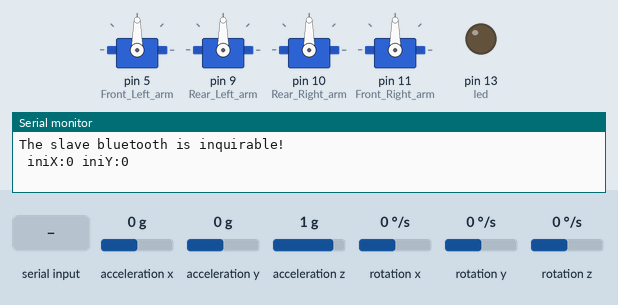
Recording of a sketch running on a simulated Arduino Uno, built with avr-gcc and run on an emulated ATmega328P. Shown: 4 × servo, output pins drawn as LEDs (lit = HIGH), the last lines printed to the serial monitor. The test bench sets the inputs (shaded band); at power-on: acceleration x 0 g, acceleration y 0 g, acceleration z 1 g, rotation x 0 °/s, rotation y 0 °/s, rotation z 0 °/s.

Above: at 5.2 s.
5.3 s: "5" received over the second serial link
At 6.2 s:
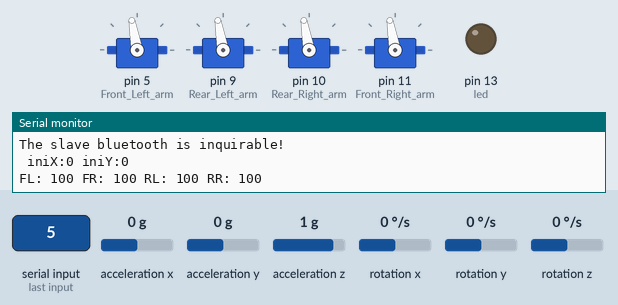
6.8 s: "t" received over the second serial link
At 7.2 s:
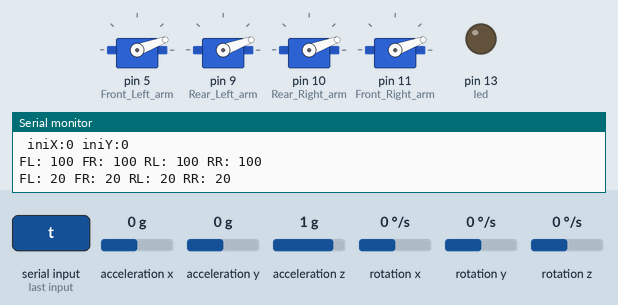
8.3 s: "k" received over the second serial link
At 9.5 s:
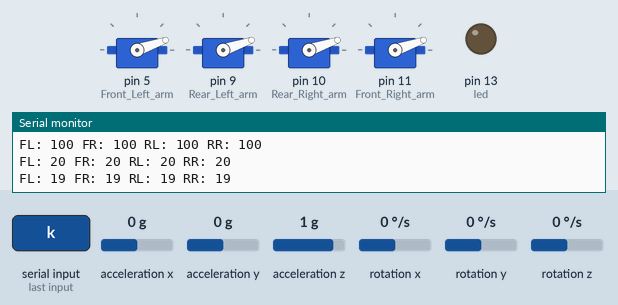
9.8 s: "j" received over the second serial link
At 10.7 s:
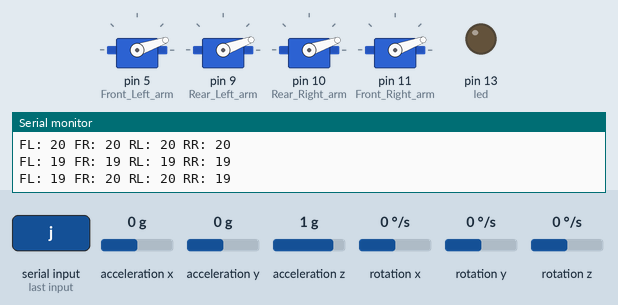
11.3 s: "q" received over the second serial link
At 11.8 s:
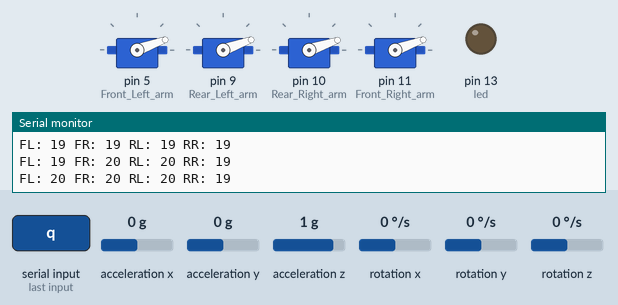
Timing chart, 0 to 13.8 s (numbered marks = the images above; inputs shaded):
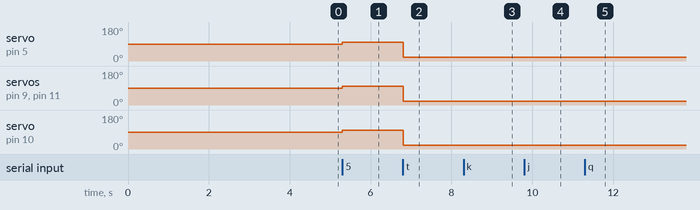

Measured:
- after the input at 5.3 s, servo on pin 5 (Front_Left_arm), servo on pin 9 (Rear_Left_arm), servo on pin 10 (Rear_Right_arm), servo on pin 11 (Front_Right_arm): 90° → 100° at once
- after the input at 6.8 s, servo on pin 5 (Front_Left_arm), servo on pin 9 (Rear_Left_arm), servo on pin 10 (Rear_Right_arm), servo on pin 11 (Front_Right_arm): 100° → 20° at once
- after the input at 8.3 s, servo on pin 5 (Front_Left_arm), servo on pin 9 (Rear_Left_arm), servo on pin 10 (Rear_Right_arm), servo on pin 11 (Front_Right_arm): 20° → 19° at once
- after the input at 9.8 s, servo on pin 9 (Rear_Left_arm), servo on pin 11 (Front_Right_arm): 19° → 20° at once
- after the input at 11.3 s, servo on pin 5 (Front_Left_arm): 19° → 20° at once

The sketch:

CorrectionForCenterOfGravity_Test.ino
```cpp
/* Manual Center of Gravity Control using bluetooth without gyro and ultrasound */
/* Control via PC(Teraterm) and Phone(Blueterm or ArduinoRC) */

/* ************ MANUAL ************ */
/*
		Initial Controls:
		T - Low Brake (Initialize) or Arming the rotors
		V - TakeOff Boost (Speed +10 when operating at <=25 speed)

		Primary Controls:
		I - Ascend
 		K - Descend
 		J - Turn Left
 		L - Turn Right

		Additional Controls:
 		5 - High Brake  (Warning : Usage at wrong timing results in heavy boost)
		O - Decrease Acceleration limit by 1
 		P - Increase Acceleration limit by 1
		Space - Toggle Emergency Light

		Controls in action during Manual Stability State:
		Q - Front Left Rotor
		W - Front Right Rotor
		A - Rear Left Rotor
		S - Rear Right Rotor
		D - No Action

 */
/* ************ MANUAL *************/

#include <SoftwareSerial.h>   //Software Serial Port
#include <Servo.h>
#include "Wire.h"
#include "I2Cdev.h"
#include "MPU6050.h"

MPU6050 accelgyro;

int16_t ax, ay, az;
int16_t gx, gy, gz;
int16_t iniX,iniY;
int FL,FR,RL,RR;
int led = 13;
boolean ledOnState=false;
boolean gyroOnState=true;
boolean ultrasoundOnState=true;
boolean manualStabilityOnState=false;

Servo Front_Left_arm;        //5
Servo Rear_Left_arm;         //9
Servo Rear_Right_arm;        //10
Servo Front_Right_arm;       //11

#define RxD 6
#define TxD 7

#define ECHOPIN 3
#define TRIGPIN 2

#define HIGH_CUT_OFF 100
#define LOW_CUT_OFF 20

#define DEBUG_ENABLED  1

SoftwareSerial blueToothSerial(RxD,TxD);

void setup()
{
  pinMode(led, OUTPUT);
  Front_Left_arm.attach(5);
  Rear_Left_arm.attach(9);
  Rear_Right_arm.attach(10);
  Front_Right_arm.attach(11);

  Wire.begin();
  Serial.begin(9600);
  pinMode(ECHOPIN,INPUT);
  pinMode(TRIGPIN,OUTPUT);
  accelgyro.initialize();
  setupBlueToothConnection();

  accelgyro.getMotion6(&ay, &ax, &az, &gx, &gy, &gz);
  iniX=ax/100;
  iniY=ay/100;
  blueToothSerial.print(iniX);
  blueToothSerial.print(" ");
  blueToothSerial.print(iniY);
  Serial.print(" iniX:");
  Serial.print(iniX);
  Serial.print(" iniY:");
  Serial.println(iniY);
}

void loop()
{
  FL=10,FR=10,RL=10,RR=10;
  int val=0, limit=1, breakSpeed=5;
  int altitudeControl=0;
  char ch;
  while(1)
  {

    if(blueToothSerial.available())
    {
      ch = blueToothSerial.read();
      blueToothSerial.print(ch);
      switch(ch)
      {
      case '5':
        val=HIGH_CUT_OFF;         //Set high cut-off ex.100
        FL=val;
        FR=val;
        RL=val;
        RR=val;
        break;
      case 't':
        val=LOW_CUT_OFF;          //Set low cut-off ex.20
        FL=val;
        FR=val;
        RL=val;
        RR=val;
        break;
	  case 'v':
        if(FL<=25)		          //Give Speed boost of +10 when speed<=25
		{
          FL=FL+10;
          FR=FR+10;
          RL=RL+10;
          RR=RR+10;
		}
        break;
      case 'i':
        FL=FL+limit;            //Increase Altitude by limit
        FR=FR+limit;
        RL=RL+limit;
        RR=RR+limit;
        break;
      case 'k':
        FL=FL-limit;            //Decrease Altitude by limit
        FR=FR-limit;
        RL=RL-limit;
        RR=RR-limit;
        break;
      case 'j':
        FR=FR+limit;		//Increase Right diagonal rotors by limit
        RL=RL+limit;
        break;
      case 'l':
        FL=FL+limit;		//Increase Left diagonal rotors by limit
        RR=RR+limit;
        break;
      case 'p':
        limit=limit+1;          //Increase limit value by 1
        break;
      case 'o':
        limit=limit-1;          //Decrease limit value by 1
        break;
	  case 'q':
		FL=FL+limit;				//Manual Front Left Rotor control
		break;
      case 'w':
		FR=FR+limit;				//Manual Front Right Rotor control
        break;
      case 's':
		RR=RR+limit;				//Manual Rear Right Rotor control
        break;
      case 'a':
		RL=RL+limit;				//Manual Rear Left Rotor control
        break;
      case ' ':
        if(ledOnState)
          digitalWrite(13, LOW);			//Toggle LED
        else
          digitalWrite(13, HIGH);
		ledOnState=!ledOnState;
        break;
      default:								//Safe State during connection lost
        if(FL>0 && FR>0 && RL>0 && RR>0)
        {
          Front_Left_arm.write(FL=FL-1);
          Rear_Left_arm.write(RL=RL-1);
          Rear_Right_arm.write(RR=RR-1);
          Front_Right_arm.write(FR=FR-1);
		  delay(200);
        }
		else
		  break;
      }

	  //Print the corresponding rotor speed on PC Serial Monitor
      Serial.print("FL: ");
      Serial.print(FL);
      Serial.print(" ");
      Serial.print("FR: ");
      Serial.print(FR);
      Serial.print(" ");
      Serial.print("RL: ");
      Serial.print(RL);
      Serial.print(" ");
      Serial.print("RR: ");
      Serial.println(RR);

      //Sending Signals
      Front_Left_arm.write(FL);
      Rear_Left_arm.write(RL);
      Rear_Right_arm.write(RR);
      Front_Right_arm.write(FR);
    }
  }
}

void setupBlueToothConnection()
{
  blueToothSerial.begin(38400);                        //Bluetooth Baud Rate
  blueToothSerial.print("\r\n+STWMOD=0\r\n");          //Slave Mode for Copter
  //blueToothSerial.print("\r\n+STNA=SeeedBTSlave\r\n"); //Device Name for Bluetooth: "SeeedBTSlave"
  blueToothSerial.print("\r\n+STNA=Quadcopter\r\n");
  blueToothSerial.print("\r\n+STOAUT=1\r\n");          //Allow Connection
  blueToothSerial.print("\r\n+STAUTO=0\r\n");          //No Auto Connect
  delay(2000);                                         //Some delay...Just to be safe..
  blueToothSerial.print("\r\n+INQ=1\r\n");             //Allow inquiry to device
  Serial.println("The slave bluetooth is inquirable!");
  delay(2000);                                         //Another delay...Again just to be safe
  blueToothSerial.flush();                             //Kick out all unwanted values
}
```
